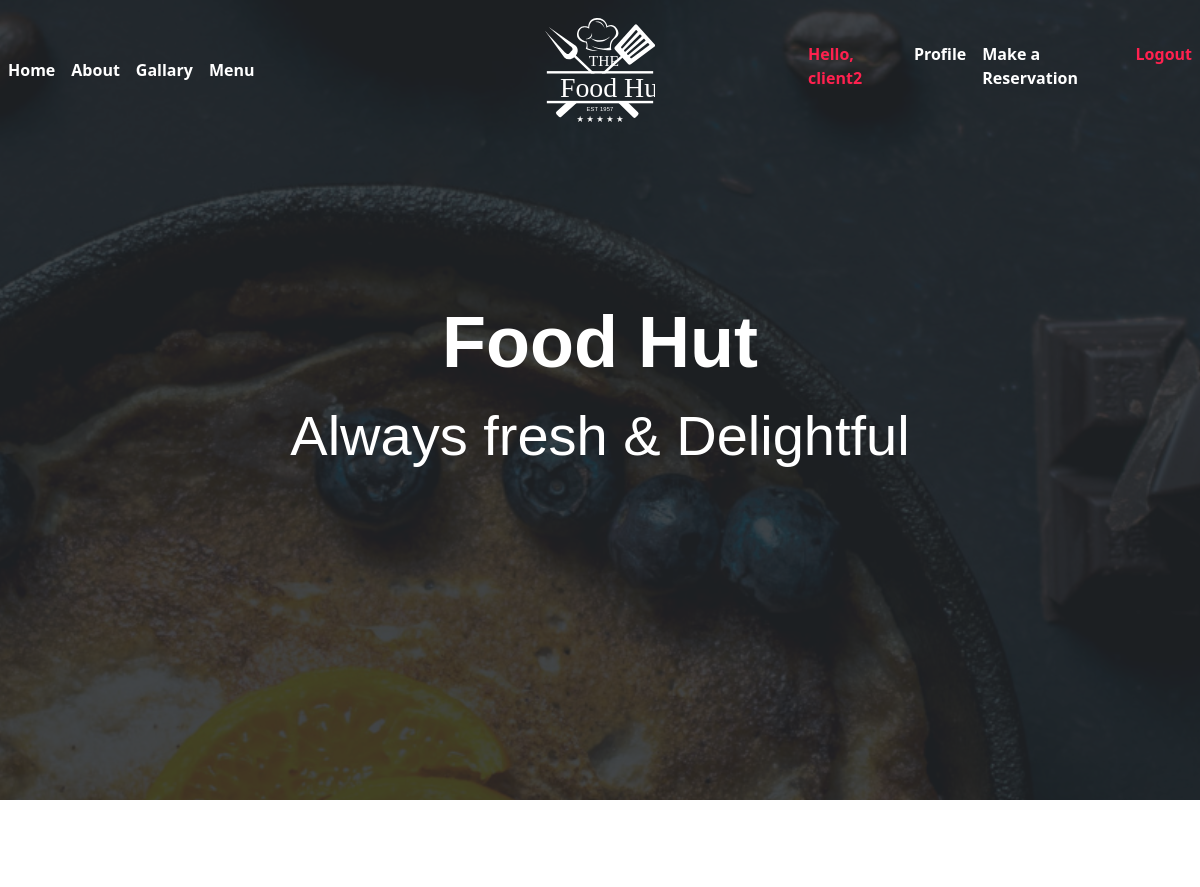
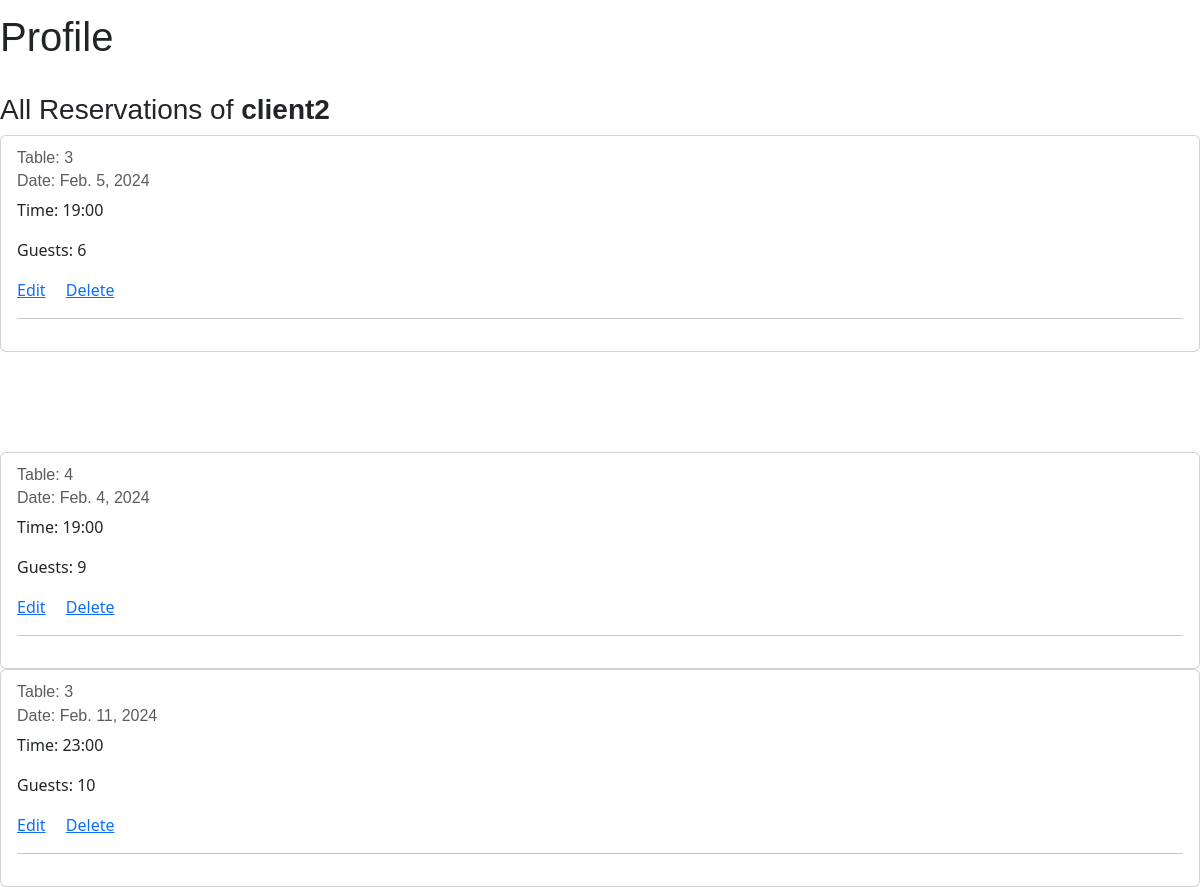
Screenshot of /profile/ (signed in) with the database file from the repository (2 pictures, top to bottom).
### reservations/models.py (models this page shows, shortened)
class Reservation(models.Model):
    user = models.ForeignKey(User, on_delete=models.CASCADE)
    phone = models.CharField(max_length=20)  # Adicione o campo para o número de telefone
    table = models.IntegerField()
    date = models.DateField()
    time = models.CharField(max_length=5, choices=time, default='18:00')
    number_of_people = models.IntegerField()
    message = models.TextField()

### reservations/views.py (the view)
# urls.py: path('profile/', views.profile, name='profile'),
@login_required(login_url='login_user')
def profile(request):
    user = request.user
    reservations = Reservation.objects.filter(user=user)
    context = {
        'reservations': reservations
    }
    return render(request, 'profile.html', context)

### reservations/templates/profile.html (shortened to what this page needs)
{% extends 'base.html' %}
{% block content %}
    {% include 'navbar.html' %}
    {% include 'header.html' %}
<div id="profile">
    <h1>Profile</h1>
    <br>
    <h3>All Reservations of <strong>{{user.username}}</strong></h3>
    {% for reservation in reservations %}
    <div class="card">
        <div class="card-body">
            <h6 class="card-subtitle mb-2 text-muted">Table: {{ reservation.table }}</h6>
            <h6 class="card-subtitle mb-2 text-muted">Date: {{ reservation.date }}</h6>
            <p class="card-text">Time: {{ reservation.time }}</p>
            <p class="card-text">Guests: {{ reservation.number_of_people }}</p>
            <a href="{% url 'edit_reservation' pk=reservation.pk %}" class="card-link">Edit</a>
            <a href="{% url 'delete_reservation' pk=reservation.pk%}" class="card-link">Delete</a>
            <hr>
        </div>
    </div>
</div>
{% endfor %}
{% endblock %}

### templates/base.html (shortened to what this page needs)
{% load static %}
<!DOCTYPE html>
<html lang="en">
<head>
    <link rel="stylesheet" href="{% static 'css/foodhut.css' %}">
    <link rel="stylesheet" href="https://cdn.jsdelivr.net/npm/bootstrap@5.3.2/dist/css/bootstrap.min.css">
    <link rel="stylesheet" href="https://cdn.jsdelivr.net/npm/bootstrap@5.3.2/dist/js/bootstrap.bundle.min.js">
</head>
<body>
    {% block content %}
    {% endblock %}
</body>
</html>

### templates/navbar.html (shortened to what this page needs)
<nav class="custom-navbar navbar navbar-expand-lg navbar-dark fixed-top" data-spy="affix" data-offset-top="10">
  <div class="collapse navbar-collapse" id="navbarSupportedContent">
      <ul class="navbar-nav">
          <li class="nav-item">
              <a class="nav-link" href="#home">Home</a>
          </li>
          <li class="nav-item">
              <a class="nav-link" href="#about">About</a>
          </li>
          <li class="nav-item">
              <a class="nav-link" href="#gallary">Gallary</a>
          </li>
          <li class="nav-item">
            <a class="nav-link" href="#menu">Menu</a>
        </li>
      </ul>
      <a class="navbar-brand m-auto" href="#">
          <img src="assets/imgs/logo.svg" class="brand-img" alt="">
      </a>
      <ul class="navbar-nav">
          {% if user.is_authenticated %}
          <li class="nav-item active">
            <a class="nav-link" href="{% url 'profile' %}">Hello, {{user.username}}</a>
          </li>
          <li class="nav-item">
            <a class="nav-link" href="{% url 'profile' %}">Profile</a>
          </li>
          <li class="nav-item">
            <a class="nav-link" href="{% url 'make_reservation' %}">Make a Reservation</a>
          </li>
          <li class="nav-item active">
            <a class="nav-link" href="{% url 'logout_user' %}">Logout</a>
          </li>
          {% endif %}
      </ul>
  </div>
</nav>

### templates/header.html
<header id="home" class="header">
    <div class="overlay text-white text-center">
        <h1 class="display-2 font-weight-bold my-3">Food Hut</h1>
        <h2 class="display-4 mb-5">Always fresh &amp; Delightful</h2>
    </div>
  </header>

### rows the page displays
Reservation: table "3", date "Feb. 5, 2024", time "19:00", number_of_people "6"
Reservation: table "4", date "Feb. 4, 2024", time "19:00", number_of_people "9"
Reservation: table "3", date "Feb. 11, 2024", time "23:00", number_of_people "10"

### other values shown
{{ user.username }} "client2"
